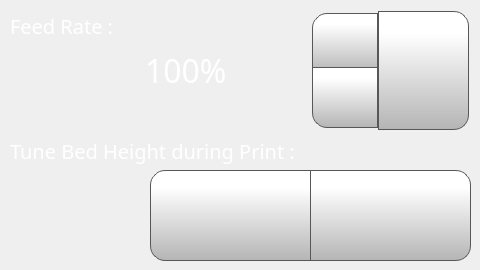
      <widget class="QWidget" name="feedRateTab">
       <attribute name="icon">
        <iconset>
         <normaloff>templates/img/FeedRate.png</normaloff>
         <normalon>templates/img/FeedRate_Selected.png</normalon>templates/img/FeedRate.png</iconset>
       </attribute>
       <attribute name="title">
        <string/>
       </attribute>
       <widget class="QLabel" name="feedRateLabelControlPage">
        <property name="geometry">
         <rect>
          <x>10</x>
          <y>10</y>
          <width>181</width>
          <height>31</height>
         </rect>
        </property>
        <property name="font">
         <font>
          <family>Gotham Light</family>
          <pointsize>15</pointsize>
          <weight>50</weight>
          <bold>false</bold>
         </font>
        </property>
        <property name="styleSheet">
         <string notr="true">color: rgb(255, 255, 255);
background-color: rgba(255, 255, 255, 0);</string>
        </property>
        <property name="text">
         <string>Feed Rate :</string>
        </property>
       </widget>
       <widget class="QSpinBox" name="feedRateSpinBox">
        <property name="geometry">
         <rect>
          <x>140</x>
          <y>10</y>
          <width>241</width>
          <height>121</height>
         </rect>
        </property>
        <property name="font">
         <font>
          <family>Gotham</family>
          <pointsize>24</pointsize>
         </font>
        </property>
        <property name="styleSheet">
         <string notr="true">QSpinBox {
    padding-right: 5px; /* make room for the arrows */
	color: rgb(255, 255, 255);
	background-color: rgba(255, 255, 255, 0);
   
}
QSpinBox ::text:selected {
	background-color: rgb(255, 146, 57);
   
}
QSpinBox::up-button {
     border: 1px solid rgb(87, 87, 87);

border-top-left-radius: 15px;
	background-color: qlineargradient(spread:pad, x1:0, y1:1, x2:0, y2:0.188, stop:0 rgba(180, 180, 180, 255), stop:1 rgba(255, 255, 255, 255));
    width: 60px;
     height: 55px;
    padding: 2px;
}

QSpinBox::up-arrow { 
image: url(./templates/img/arrows.png);
    width: 40px;
     height: 40px;
padding: 5px;
}



QSpinBox::up-button:pressed {
    background-color: qlineargradient(x1: 0, y1: 0, x2: 0, y2: 1,
                                      stop: 0 #dadbde, stop: 1 #f6f7fa);
}


QSpinBox::down-button {
     border: 1px solid rgb(87, 87, 87);
border-bottom-left-radius: 15px;
	background-color: qlineargradient(spread:pad, x1:0, y1:1, x2:0, y2:0.188, stop:0 rgba(180, 180, 180, 255), stop:1 rgba(255, 255, 255, 255));
    width: 60px;
     height: 55px;
    padding: 2px;
}

QSpinBox::down-arrow { 
image: url(./templates/img/arrows-5.png);
    width: 40px;
    height: 40px;
padding: 5px;
}

QSpinBox::down-button:pressed {
    background-color: qlineargradient(x1: 0, y1: 0, x2: 0, y2: 1,
                                      stop: 0 #dadbde, stop: 1 #f6f7fa);

}

</string>
        </property>
        <property name="frame">
         <bool>false</bool>
        </property>
        <property name="readOnly">
         <bool>false</bool>
        </property>
        <property name="buttonSymbols">
         <enum>QAbstractSpinBox::UpDownArrows</enum>
        </property>
        <property name="accelerated">
         <bool>true</bool>
        </property>
        <property name="suffix">
         <string>%</string>
        </property>
        <property name="minimum">
         <number>50</number>
        </property>
        <property name="maximum">
         <number>200</number>
        </property>
        <property name="singleStep">
         <number>1</number>
        </property>
        <property name="value">
         <number>100</number>
        </property>
       </widget>
       <widget class="QPushButton" name="setFeedRateButton">
        <property name="geometry">
         <rect>
          <x>378</x>
          <y>11</y>
          <width>91</width>
          <height>119</height>
         </rect>
        </property>
        <property name="font">
         <font>
          <family>Gotham</family>
          <pointsize>13</pointsize>
         </font>
        </property>
        <property name="styleSheet">
         <string notr="true">QPushButton {
     border: 1px solid rgb(87, 87, 87);
	background-color: qlineargradient(spread:pad, x1:0, y1:1, x2:0, y2:0.188, stop:0 rgba(180, 180, 180, 255), stop:1 rgba(255, 255, 255, 255));
border-top-right-radius: 15px;
border-bottom-right-radius: 15px;

}

QPushButton:pressed {
    background-color: qlineargradient(x1: 0, y1: 0, x2: 0, y2: 1,
                                      stop: 0 #dadbde, stop: 1 #f6f7fa);
}

QPushButton:flat {
    border: none; /* no border for a flat push button */
}

QPushButton:default {
    border-color: navy; /* make the default button prominent */
}

QPushButton:focus {
	outline: none;
}</string>
        </property>
        <property name="text">
         <string/>
        </property>
        <property name="icon">
         <iconset>
          <normaloff>templates/img/verification-mark.png</normaloff>templates/img/verification-mark.png</iconset>
        </property>
        <property name="iconSize">
         <size>
          <width>50</width>
          <height>50</height>
         </size>
        </property>
       </widget>
       <widget class="QPushButton" name="moveZMBabyStep">
        <property name="geometry">
         <rect>
          <x>310</x>
          <y>170</y>
          <width>161</width>
          <height>91</height>
         </rect>
        </property>
        <property name="minimumSize">
         <size>
          <width>0</width>
          <height>0</height>
         </size>
        </property>
        <property name="font">
         <font>
          <family>Gotham</family>
          <pointsize>15</pointsize>
         </font>
        </property>
        <property name="styleSheet">
         <string notr="true">QPushButton {
     border: 1px solid rgb(87, 87, 87);

	background-color: qlineargradient(spread:pad, x1:0, y1:1, x2:0, y2:0.188, stop:0 rgba(180, 180, 180, 255), stop:1 rgba(255, 255, 255, 255));
	border-bottom-right-radius: 15px;
	border-top-right-radius: 15px;
}

QPushButton:pressed {
    background-color: qlineargradient(x1: 0, y1: 0, x2: 0, y2: 1,
                                      stop: 0 #dadbde, stop: 1 #f6f7fa);
}

QPushButton:flat {
    border: none; /* no border for a flat push button */
}

QPushButton:default {
    border-color: navy; /* make the default button prominent */
}

QPushButton:focus {
	outline: none;
}</string>
        </property>
        <property name="text">
         <string/>
        </property>
        <property name="icon">
         <iconset>
          <normaloff>templates/img/arrows.png</normaloff>templates/img/arrows.png</iconset>
        </property>
        <property name="iconSize">
         <size>
          <width>40</width>
          <height>40</height>
         </size>
        </property>
        <property name="checkable">
         <bool>false</bool>
        </property>
        <property name="autoDefault">
         <bool>false</bool>
        </property>
        <property name="default">
         <bool>false</bool>
        </property>
        <property name="flat">
         <bool>false</bool>
        </property>
       </widget>
       <widget class="QPushButton" name="moveZPBabyStep">
        <property name="geometry">
         <rect>
          <x>150</x>
          <y>170</y>
          <width>161</width>
          <height>91</height>
         </rect>
        </property>
        <property name="minimumSize">
         <size>
          <width>0</width>
          <height>0</height>
         </size>
        </property>
        <property name="font">
         <font>
          <family>Gotham</family>
          <pointsize>15</pointsize>
         </font>
        </property>
        <property name="styleSheet">
         <string notr="true">QPushButton {
     border: 1px solid rgb(87, 87, 87);

	background-color: qlineargradient(spread:pad, x1:0, y1:1, x2:0, y2:0.188, stop:0 rgba(180, 180, 180, 255), stop:1 rgba(255, 255, 255, 255));
	border-bottom-left-radius: 15px;
	border-top-left-radius: 15px;
}

QPushButton:pressed {
    background-color: qlineargradient(x1: 0, y1: 0, x2: 0, y2: 1,
                                      stop: 0 #dadbde, stop: 1 #f6f7fa);
}

QPushButton:flat {
    border: none; /* no border for a flat push button */
}

QPushButton:default {
    border-color: navy; /* make the default button prominent */
}

QPushButton:focus {
	outline: none;
}</string>
        </property>
        <property name="text">
         <string/>
        </property>
        <property name="icon">
         <iconset>
          <normaloff>templates/img/arrows-5.png</normaloff>templates/img/arrows-5.png</iconset>
        </property>
        <property name="iconSize">
         <size>
          <width>40</width>
          <height>40</height>
         </size>
        </property>
        <property name="checkable">
         <bool>false</bool>
        </property>
        <property name="autoDefault">
         <bool>false</bool>
        </property>
        <property name="default">
         <bool>false</bool>
        </property>
        <property name="flat">
         <bool>false</bool>
        </property>
       </widget>
       <widget class="QLabel" name="flowRateLabelControlPage_5">
        <property name="geometry">
         <rect>
          <x>10</x>
          <y>135</y>
          <width>421</width>
          <height>31</height>
         </rect>
        </property>
        <property name="font">
         <font>
          <family>Gotham Light</family>
          <pointsize>15</pointsize>
          <weight>50</weight>
          <bold>false</bold>
         </font>
        </property>
        <property name="styleSheet">
         <string notr="true">color: rgb(255, 255, 255);
background-color: rgba(255, 255, 255, 0);</string>
        </property>
        <property name="text">
         <string>Tune Bed Height during Print :</string>
        </property>
       </widget>
       <zorder>feedRateSpinBox</zorder>
       <zorder>feedRateLabelControlPage</zorder>
       <zorder>setFeedRateButton</zorder>
       <zorder>moveZMBabyStep</zorder>
       <zorder>moveZPBabyStep</zorder>
       <zorder>flowRateLabelControlPage_5</zorder>
      </widget>
